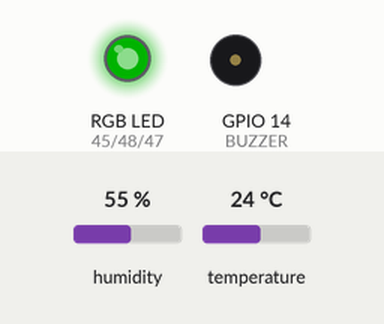
Bench run of a sketch on a simulated ESP32-S3. Shown: an RGB LED mixed from three pins (HIGH = lit), buzzer (waves = sounding, pin HIGH). The test bench sets the inputs (shaded band); at power-on: temperature 24 °C, humidity 55 %. Dim RGB values are drawn brighter than linear; WiFi joins after 1.5 s; servers stay silent unless stated; storage starts empty; what the sketch prints to the serial monitor is not drawn.

Above: at 3.6 s.
3.7 s: temperature set to 27.5 °C
6.6 s: temperature set to 28.8 °C
At 9.4 s:
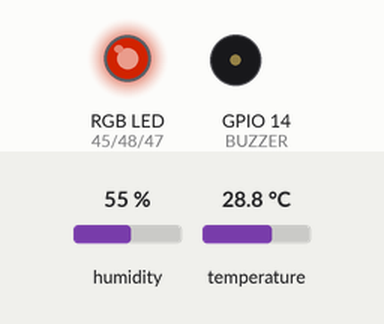
9.9 s: temperature set to 37.3 °C
12.6 s: temperature set to 38.6 °C
At 14.51 s:
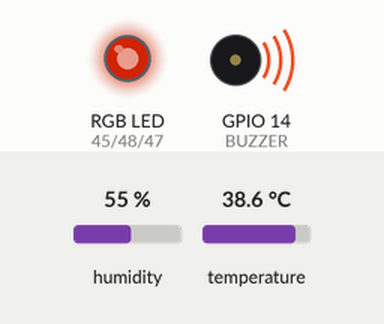
22.4 s: temperature set to 12 °C
At 24.4 s:
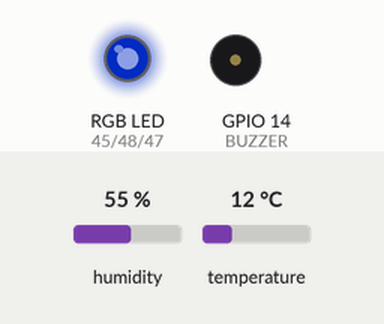
Timing chart, 0 to 25.9 s (numbered marks = the images above; inputs shaded):
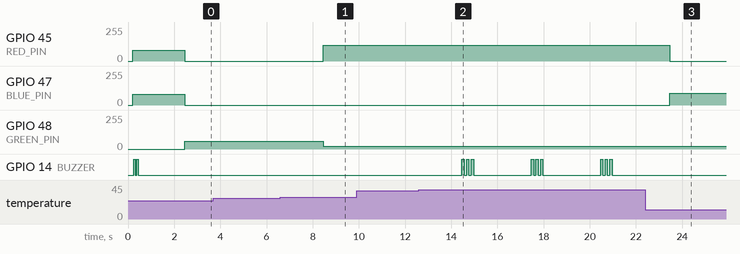

The sketch:

weather_station.ino
```cpp
/*************************************************************************
 *  LinkX Weather Station — DHT22 Live Temp/Humidity Dashboard
 *  Board   : Gbro STEM AI Robotics ESP32-S3 (LinkX Dev Board)
 *
 *  FEATURES
 *   - AP dashboard @ 192.168.4.1, WebSocket live readings (~every 3s)
 *   - Self-contained canvas line chart (no external CDN — works fully
 *     offline in AP-only mode, unlike a Chart.js CDN import would)
 *   - Data logged to LittleFS every 5 minutes, downloadable as CSV
 *   - RGB "comfort zone" indicator (cold/comfortable/hot) + buzzer
 *     alarm on extreme readings
 *   - Sensor error handling (NaN/read-failure retry + dashboard badge)
 *   - OTA firmware updates
 *
 *  LIBRARIES REQUIRED: ESPAsyncWebServer, AsyncTCP, ArduinoJson, LittleFS,
 *                       ArduinoOTA, DHT sensor library (by Adafruit) +
 *                       Adafruit Unified Sensor (dependency)
 *  SETUP: Upload /data to LittleFS BEFORE flashing this sketch.
 *
 *  WIRING (DHT22):
 *   VCC -> 3.3V   GND -> GND   DATA -> GPIO35
 *   (add a 10k pull-up resistor between DATA and VCC if your module
 *   doesn't already have one built in)
 *************************************************************************/

#include <WiFi.h>
#include <AsyncTCP.h>
#include <ESPAsyncWebServer.h>
#include <ArduinoJson.h>
#include <LittleFS.h>
#include <ArduinoOTA.h>
#include <DHT.h>

// ================= WIFI CONFIG =================
const char* AP_SSID     = "LinkX-WeatherStation";
const char* AP_PASSWORD = "12345678";
const char* STA_SSID     = "";
const char* STA_PASSWORD = "";

// ================= RGB + BUZZER =================
#define RED_PIN   45
#define GREEN_PIN 48
#define BLUE_PIN  47
#define BUZZER    14

// ================= DHT22 =================
#define DHT_PIN 35
#define DHT_TYPE DHT22
DHT dht(DHT_PIN, DHT_TYPE);

const int pwmFreq = 5000;
const int pwmResolution = 8;

// Comfort-zone thresholds (Celsius) - adjust to your climate/preference
const float COLD_BELOW_C = 15.0;
const float HOT_ABOVE_C  = 28.0;
const float ALARM_TEMP_C = 38.0;    // extreme heat alarm
const float ALARM_HUMIDITY = 88.0;  // extreme humidity alarm

// ================= STATE =================
AsyncWebServer server(80);
AsyncWebSocket ws("/ws");

float currentTemp = NAN, currentHum = NAN;
int consecutiveFailures = 0;
bool sensorError = false;

unsigned long lastReadTime = 0;
const unsigned long READ_INTERVAL_MS = 3000;        // DHT22 needs >=2s between reads
unsigned long lastLogTime = 0;
const unsigned long LOG_INTERVAL_MS = 5UL * 60UL * 1000UL;   // 5 minutes

// ================= RGB / BUZZER =================
void setRGB(int r,int g,int b){ ledcWrite(RED_PIN,r); ledcWrite(GREEN_PIN,g); ledcWrite(BLUE_PIN,b); }
void rgbCold(){ setRGB(0,20,90); }
void rgbComfortable(){ setRGB(0,60,0); }
void rgbHot(){ setRGB(120,20,0); }
void rgbError(){ setRGB(150,90,0); }
void rgbBoot(){ setRGB(80,0,80); }
void beep(int times,int onMs,int offMs){
  for(int i=0;i<times;i++){ digitalWrite(BUZZER,HIGH); delay(onMs); digitalWrite(BUZZER,LOW); if(i<times-1) delay(offMs); }
}

// ================= LOGGING =================
void logEvent(const String &text){
  File f = LittleFS.open("/log.csv","a");
  if(!f) return;
  if(f.size() > 200000){
    f.close();
    LittleFS.remove("/log_old.csv");
    LittleFS.rename("/log.csv","/log_old.csv");
    f = LittleFS.open("/log.csv","a");
  }
  f.printf("%lu,%s\n", millis(), text.c_str());
  f.close();
}
void broadcastEvent(const String &text){
  logEvent(text);
  StaticJsonDocument<128> doc;
  doc["event"] = text;
  String out; serializeJson(doc, out);
  ws.textAll(out);
}
void logWeatherReading(float t, float h){
  File f = LittleFS.open("/weather_log.csv","a");
  if(!f) return;
  if(f.size() > 500000){   // rotate at 500KB (this file grows slowly - one row per 5 min)
    f.close();
    LittleFS.remove("/weather_log_old.csv");
    LittleFS.rename("/weather_log.csv","/weather_log_old.csv");
    f = LittleFS.open("/weather_log.csv","a");
  }
  f.printf("%lu,%.1f,%.1f\n", millis(), t, h);
  f.close();
}

// ================= SENSOR READ + COMFORT/ALARM LOGIC =================
void readSensor(){
  float t = dht.readTemperature();
  float h = dht.readHumidity();

  if(isnan(t) || isnan(h)){
    consecutiveFailures++;
    if(consecutiveFailures == 3){    // only alert after repeated failures, avoids false alarms on one glitch
      sensorError = true;
      rgbError();
      broadcastEvent("DHT22 read failed 3x in a row - check wiring");
    }
    return;   // keep last good reading displayed rather than showing garbage
  }

  consecutiveFailures = 0;
  if(sensorError){
    sensorError = false;
    broadcastEvent("DHT22 recovered - readings normal again");
  }

  currentTemp = t;
  currentHum = h;

  // Comfort-zone RGB
  if(t < COLD_BELOW_C) rgbCold();
  else if(t > HOT_ABOVE_C) rgbHot();
  else rgbComfortable();

  // Extreme-condition alarm
  if(t > ALARM_TEMP_C || h > ALARM_HUMIDITY){
    beep(3,100,100);
    broadcastEvent("ALERT: extreme reading " + String(t,1) + "C / " + String(h,0) + "%");
  }
}

// ================= WEBSOCKET =================
void onWsEvent(AsyncWebSocket *server, AsyncWebSocketClient *client, AwsEventType type, void *arg, uint8_t *data, size_t len){
  // This dashboard is read-only (no drive/motor commands), so no message handler needed beyond connect logging
  if(type == WS_EVT_CONNECT){
    Serial.printf("[WS] client #%u connected\n", client->id());
  }
}

// ================= SETUP =================
void setup(){
  Serial.begin(115200);
  delay(200);

  pinMode(BUZZER,OUTPUT);
  ledcAttach(RED_PIN,pwmFreq,pwmResolution);
  ledcAttach(GREEN_PIN,pwmFreq,pwmResolution);
  ledcAttach(BLUE_PIN,pwmFreq,pwmResolution);
  rgbBoot();

  dht.begin();

  if(!LittleFS.begin(true)){
    Serial.println("[ERR] LittleFS mount failed");
  } else {
    if(!LittleFS.exists("/log.csv")){ File f=LittleFS.open("/log.csv","w"); if(f){f.println("millis,event"); f.close();} }
    if(!LittleFS.exists("/weather_log.csv")){ File f=LittleFS.open("/weather_log.csv","w"); if(f){f.println("millis,temp_c,humidity_pct"); f.close();} }
  }

  WiFi.mode(strlen(STA_SSID) ? WIFI_AP_STA : WIFI_AP);
  WiFi.softAP(AP_SSID, AP_PASSWORD);
  Serial.print("[AP] IP: "); Serial.println(WiFi.softAPIP());
  if(strlen(STA_SSID)){
    WiFi.begin(STA_SSID, STA_PASSWORD);
    unsigned long start = millis();
    while(WiFi.status()!=WL_CONNECTED && millis()-start<8000) delay(300);
  }

  server.serveStatic("/", LittleFS, "/").setDefaultFile("index.html");
  server.serveStatic("/log.csv", LittleFS, "/log.csv");
  server.serveStatic("/weather_log.csv", LittleFS, "/weather_log.csv");
  server.onNotFound([](AsyncWebServerRequest *r){ r->send(404,"text/plain","Not found"); });
  ws.onEvent(onWsEvent);
  server.addHandler(&ws);
  server.begin();

  ArduinoOTA.setHostname("linkx-weatherstation");
  ArduinoOTA.onStart([](){ rgbBoot(); });
  ArduinoOTA.begin();

  beep(2,60,80);
  logEvent("Boot complete");
  Serial.println("Connect to WiFi \"LinkX-WeatherStation\" and open http://192.168.4.1");

  // Take one reading immediately so the dashboard isn't empty on first load
  delay(2000);   // DHT22 needs a moment after power-up before its first valid read
  readSensor();
  lastReadTime = millis();
  lastLogTime = millis();
}

// ================= LOOP =================
void loop(){
  ArduinoOTA.handle();
  ws.cleanupClients();
  unsigned long now = millis();

  if(now - lastReadTime >= READ_INTERVAL_MS){
    lastReadTime = now;
    readSensor();

    if(!isnan(currentTemp)){
      StaticJsonDocument<128> doc;
      doc["temp"] = currentTemp;
      doc["hum"] = currentHum;
      String out; serializeJson(doc, out);
      ws.textAll(out);
    } else {
      StaticJsonDocument<32> doc;
      doc["error"] = true;
      String out; serializeJson(doc, out);
      ws.textAll(out);
    }
  }

  if(now - lastLogTime >= LOG_INTERVAL_MS){
    lastLogTime = now;
    if(!isnan(currentTemp)){
      logWeatherReading(currentTemp, currentHum);
      broadcastEvent("Logged reading: " + String(currentTemp,1) + "C / " + String(currentHum,0) + "%");
    }
  }
}
```

Measured:
- the behaviour switches between 28 and 28.1 °C on temperature (found by bisection; images 0 and 1)
- the behaviour switches between 38 and 38.1 °C on temperature (found by bisection; images 1 and 2)
- after the input at 3.7 s, every drawn part: stays the same
- after the input at 6.6 s, GPIO 45 (RED_PIN): 0/255 → 120/255 after 1.9 s; GPIO 48 (GREEN_PIN): 60/255 → 20/255 after 1.9 s
- after the input at 9.9 s, every drawn part: stays the same
- after the input at 12.6 s, GPIO 14 (BUZZER): LOW → HIGH after 1.9 s, then repeats every 3.0 s: 2 × (LOW 0.10 s, HIGH 0.10 s), LOW 2.5 s, HIGH 0.10 s
- after the input at 22.4 s, GPIO 45 (RED_PIN): 120/255 → 0/255 after 1.1 s; GPIO 47 (BLUE_PIN): 0/255 → 90/255 after 1.1 s; GPIO 14 (BUZZER): stops changing and stays LOW
